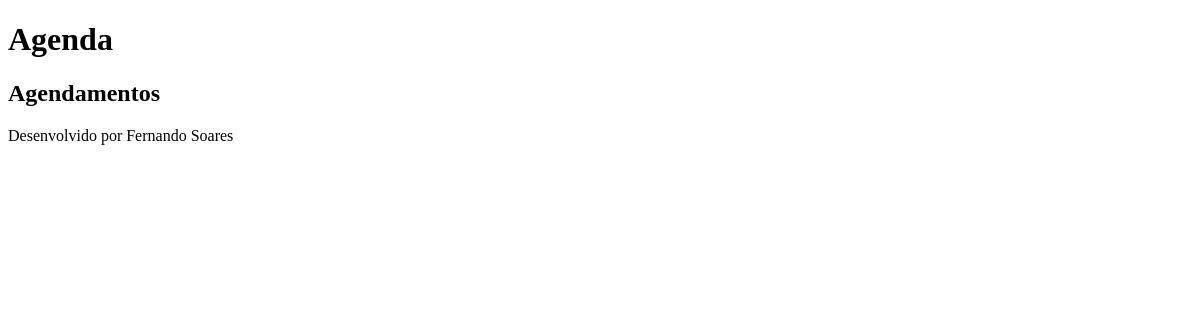
Before: /agenda/ with the older database file.
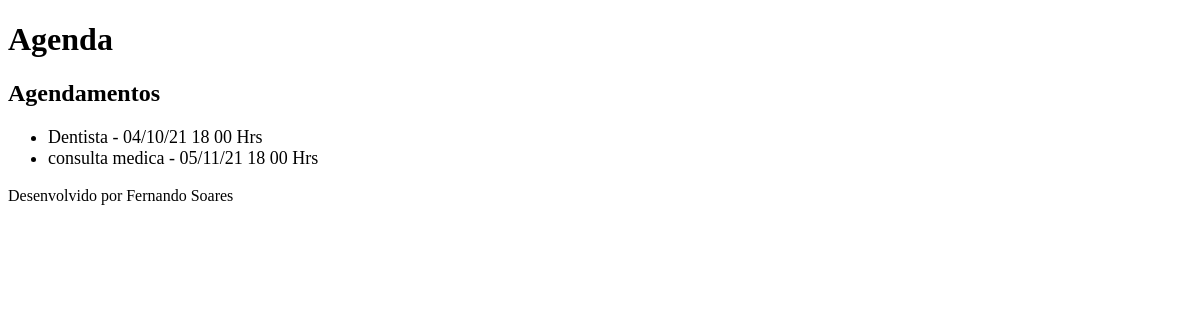
After: the same page with the newer database file.
### core/models.py (models this page shows, shortened)
class Evento(models.Model):
    titulo = models.CharField(max_length = 100)
    descricao = models.TextField(blank=True, null=True)
    data_evento = models.DateTimeField(verbose_name='Data do evento')
    data_criacao = models.DateTimeField(auto_now=True)#Sempre que for inserido
    usuario = models.ForeignKey(User, on_delete= models.CASCADE)
    class Meta:
        db_table = 'evento'#Define o nome da tabela. se nao for definico,
    def get_data_evento(self):
        return self.data_evento.strftime('%d/%m/%y %H %M Hrs')

### core/views.py (the view)
# urls.py: path('agenda/', views.lista_eventos),
def lista_eventos(request):
    evento = Evento.objects.all
    dados = {'eventos':evento}
    return render(request, 'agenda.html', dados)

### templates/agenda.html
{% extends "model-page.html" %}
{% block content %}
    <h2>Agendamentos</h2>
    <ul style="font-size: 18px">
        {% for evento in eventos %}
            <li>{{ evento.titulo }} - {{ evento.get_data_evento }}</li>
        {% endfor %}
    </ul>
{% endblock %}

### templates/model-page.html
<!DOCTYPE html>
<html lang="en">
<head>
    {% include "model-header.html" %}
</head>
<body>
    {% block content %} {% endblock %}
    {% include "model-footer.html" %}
</body>
</html>

### templates/model-header.html (shortened to what this page needs)
<h1>Agenda</h1>

### templates/model-footer.html
<p>Desenvolvido por Fernando Soares</p>

Changed rows visible on the page:
added Evento: titulo "Dentista", get_data_evento "04/10/21 18 00 Hrs"
added Evento: titulo "consulta medica", get_data_evento "05/11/21 18 00 Hrs"
